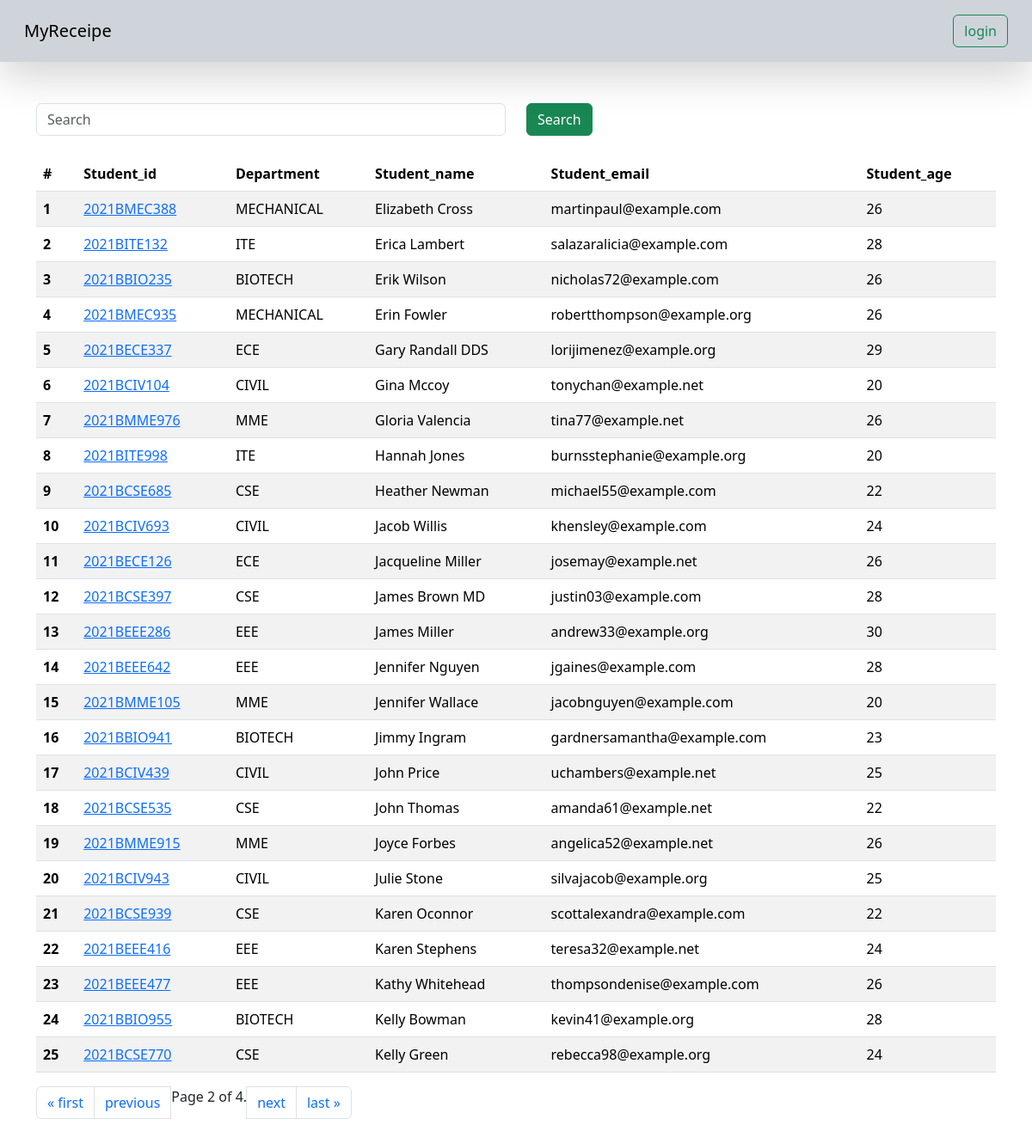
Screenshot of /students/?page=2 with the database file from the repository.
### vege/models.py (models this page shows, shortened)
class Student(models.Model):
    department=models.ForeignKey(Department,related_name="depart",on_delete=models.CASCADE)
    student_id=models.OneToOneField(StudentID,related_name="studentid",on_delete=models.CASCADE)
    student_name=models.CharField(max_length=100)
    student_email=models.EmailField(unique=True)
    student_age=models.IntegerField(default=18)
    student_address=models.TextField()
    class Meta:
        ordering=['student_name']
        verbose_name="student"

class StudentID(models.Model):
    student_id=models.CharField(max_length=100)
    def __str__(self) -> str:
        return self.student_id

class Department(models.Model):
    department=models.CharField(max_length=100)
    def __str__(self) -> str:
        return self.department
    class Meta:
        ordering=['department']

### vege/views.py (the view, shortened to what this page needs)
# urls.py: path('students/',get_students,name='get_students'),
def get_students(request):
    queryset=Student.objects.all()
    ranks=Student.objects.annotate(marks=Sum('studentmarks__marks')).order_by('-marks','-student_age')
    paginator = Paginator(queryset, 25)  # Show 25 student per page.
    page_number = request.GET.get("page",1)
    page_obj = paginator.get_page(page_number)
    return render(request,'report/student.html',{'queryset':page_obj})

### vege/templates/report/student.html
{% extends "base.html" %}
{% block start %}
<div class="container mt-5" style="margin-bottom:50px">
    <form class="mb-4">
<div class="row">
  <div class="col-md-6">
    <input class="form-control" name="search" placeholder="Search">
  </div>
  <div class="col-md-6">
    <button class="btn btn-success">Search</button>
    </div>
</div>
</form>
    <table class="table table-striped">
        <thead>
          <tr>
            <th scope="col">#</th>
            <th scope="col">Student_id</th>
            <th scope="col">Department</th>
            <th scope="col">Student_name</th>
            <th scope="col">Student_email</th>
            <th scope="col">Student_age</th>
          </tr>
        </thead>
        <tbody>
          {% for st in queryset%}
          <tr>
            <th >{{forloop.counter}}</th>
            <td>
             <a href="{% url 'see_marks' st.student_id %}">
              {{st.student_id}}
            </a>
          </td>
            <td>{{st.department}}</td>
            <td>{{st.student_name}}</td>
            <td>{{st.student_email}}</td>
            <td>{{st.student_age}}</td>
          </tr>
          {% endfor %}
        </tbody>
      </table>
<nav aria-label="Page navigation example">
        <ul class="pagination">
            {% if queryset.has_previous %}
            <li class="page-item"><a class="page-link" href="?page=1">&laquo; first</a></li>
            <li class="page-item">  <a class="page-link" href="?page={{ queryset.previous_page_number }}">previous</a></li>
            {% endif %}
            <span class="current">
                Page {{ queryset.number }} of {{ queryset.paginator.num_pages }}.
            </span>
            {% if queryset.has_next %}
            <li class="page-item"><a class="page-link" href="?page={{ queryset.next_page_number }}">next</a></li>
              <li class="page-item"><a class="page-link" href="?page={{ queryset.paginator.num_pages }}">last &raquo;</a></li>
            {% endif %}
      </ul>
      </nav>
    </div>
{% endblock %}

### rows the page displays
Student: student_id "2021BMEC388", department "MECHANICAL", student_name "Elizabeth Cross", student_email "martinpaul@example.com", student_age "26"
Student: student_id "2021BITE132", department "ITE", student_name "Erica Lambert", student_email "salazaralicia@example.com", student_age "28"
Student: student_id "2021BBIO235", department "BIOTECH", student_name "Erik Wilson", student_email "nicholas72@example.com", student_age "26"
Student: student_id "2021BMEC935", department "MECHANICAL", student_name "Erin Fowler", student_email "robertthompson@example.org", student_age "26"
Student: student_id "2021BECE337", department "ECE", student_name "Gary Randall DDS", student_email "lorijimenez@example.org", student_age "29"
Student: student_id "2021BCIV104", department "CIVIL", student_name "Gina Mccoy", student_email "tonychan@example.net", student_age "20"
Student: student_id "2021BMME976", department "MME", student_name "Gloria Valencia", student_email "tina77@example.net", student_age "26"
Student: student_id "2021BITE998", department "ITE", student_name "Hannah Jones", student_email "burnsstephanie@example.org", student_age "20"
Student: student_id "2021BCSE685", department "CSE", student_name "Heather Newman", student_email "michael55@example.com", student_age "22"
Student: student_id "2021BCIV693", department "CIVIL", student_name "Jacob Willis", student_email "khensley@example.com", student_age "24"
Student: student_id "2021BECE126", department "ECE", student_name "Jacqueline Miller", student_email "josemay@example.net", student_age "26"
Student: student_id "2021BCSE397", department "CSE", student_name "James Brown MD", student_email "justin03@example.com", student_age "28"
Student: student_id "2021BEEE286", department "EEE", student_name "James Miller", student_email "andrew33@example.org", student_age "30"
Student: student_id "2021BEEE642", department "EEE", student_name "Jennifer Nguyen", student_email "jgaines@example.com", student_age "28"
Student: student_id "2021BMME105", department "MME", student_name "Jennifer Wallace", student_email "jacobnguyen@example.com", student_age "20"
Student: student_id "2021BBIO941", department "BIOTECH", student_name "Jimmy Ingram", student_email "gardnersamantha@example.com", student_age "23"
Student: student_id "2021BCIV439", department "CIVIL", student_name "John Price", student_email "uchambers@example.net", student_age "25"
Student: student_id "2021BCSE535", department "CSE", student_name "John Thomas", student_email "amanda61@example.net", student_age "22"
Student: student_id "2021BMME915", department "MME", student_name "Joyce Forbes", student_email "angelica52@example.net", student_age "26"
Student: student_id "2021BCIV943", department "CIVIL", student_name "Julie Stone", student_email "silvajacob@example.org", student_age "25"
Student: student_id "2021BCSE939", department "CSE", student_name "Karen Oconnor", student_email "scottalexandra@example.com", student_age "22"
Student: student_id "2021BEEE416", department "EEE", student_name "Karen Stephens", student_email "teresa32@example.net", student_age "24"
Student: student_id "2021BEEE477", department "EEE", student_name "Kathy Whitehead", student_email "thompsondenise@example.com", student_age "26"
Student: student_id "2021BBIO955", department "BIOTECH", student_name "Kelly Bowman", student_email "kevin41@example.org", student_age "28"
Student: student_id "2021BCSE770", department "CSE", student_name "Kelly Green", student_email "rebecca98@example.org", student_age "24"

### other values shown
{{ queryset.number }} "2"
{{ queryset.paginator.num_pages }} "4"
